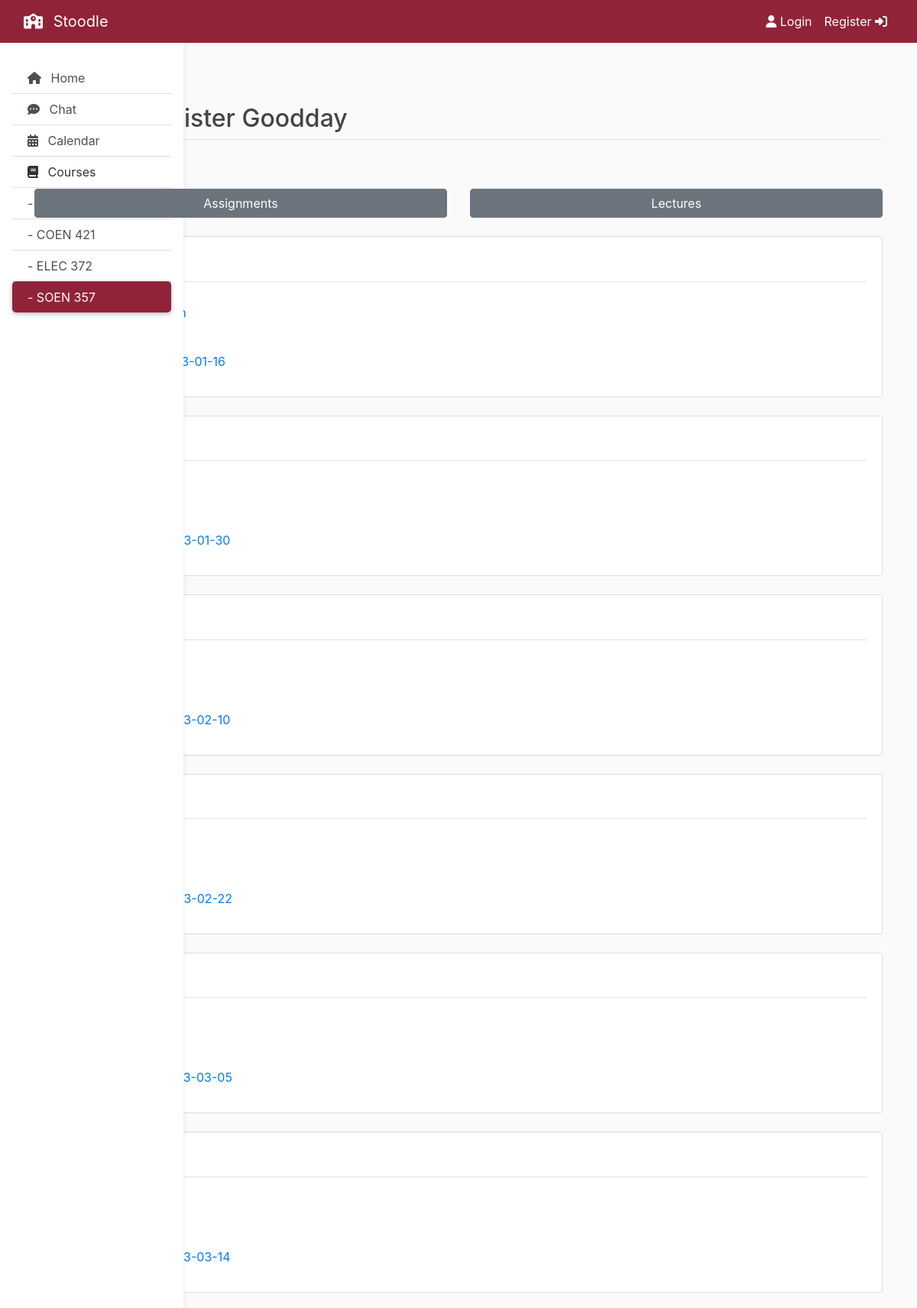
The app's page /course/SOEN 357 with its own data.
### flaskapp/models.py (models this page shows, shortened)
class Course(db.Model):
    id = db.Column(db.Integer, primary_key=True)
    name = db.Column(db.String(16), unique=True, nullable=False)
    teacher = db.Column(db.String(64), nullable=False)
    assignments = db.relationship('Assignment', backref='course', lazy=True)
    lectures = db.relationship('Lecture', backref='course', lazy=True)

class Assignment(db.Model):
    id = db.Column(db.Integer, primary_key=True)
    name = db.Column(db.String(32), nullable=False)
    week = db.Column(db.Integer, nullable=False)
    date_due = db.Column(db.DateTime, nullable=False, default=datetime.utcnow)
    upload_file = db.Column(db.String(32), nullable=False, default='def_ass.pdf')
    class_id = db.Column(db.Integer, db.ForeignKey('course.id'), nullable=False)

### flaskapp/routes.py (the view)
@app.route("/course/<string:coursename>", methods=['GET'])
def course(coursename):
    courseNames = getCourseNames(Course.query.all())
    course = Course.query.filter_by(name=coursename).first_or_404()
    filt = request.args.get('filt', '', type=str)
    return render_template('course.html', title=coursename, courseNames=courseNames, course=course, filt=filt)

### flaskapp/routes.py (called while the page is built)
def getCourseNames(courses):
    courseNames = []
    for course in courses:
        courseNames.append(course.name)
    return courseNames

### flaskapp/templates/course.html (shortened to what this page needs)
{% extends "base.html" %}
{% block content %}
	<h1 class="mb-2">{{ title }}</h1>
	<h2 class="article-metadata pb-2 mb-4">Instructor: {{ course.teacher }}</h2>
	<p class="content">Filter by:</p>
	<div class="row">
	{% if filt == 'ass' %}
		<div class="col container-fluid">
			<a
				class="btn btn-block btn-danger"
				href="{{ url_for('course', coursename=course.name) }}">
				Assignments
			</a>
		</div>
		<div class="col container-fluid">
			<a
				class="btn btn-block btn-secondary"
				href="{{ url_for('course', coursename=course.name, filt='lec') }}">
				Lectures
			</a>
		</div>
	{% else %}
		<div class="col container-fluid">
			<a
				class="btn btn-block btn-secondary"
				href="{{ url_for('course', coursename=course.name, filt='ass') }}">
				Assignments
			</a>
		</div>
		<div class="col container-fluid">
			<a
				class="btn btn-block btn-secondary"
				href="{{ url_for('course', coursename=course.name, filt='lec') }}">
				Lectures
			</a>
		</div>
	{% endif %}
	</div>
	{% if filt == 'ass' %}
		<article class="media content-section mt-4">
			<div class="media-body pb-2">
				<div class="article-metadata">
					<h2>Assignments</h2>
				</div>
				{% for ass in course.assignments %}
				<p class="article-content">
					<a href="{{ url_for('static', filename='assignments/' + ass.upload_file) }}">{{ ass.name }}, Due: {{ ass.date_due.strftime("%Y-%m-%d") }}</a>
				</p>
				{% endfor %}
			</div>
		</article>
	{% else %}
		{% for i in range(1, 7) %}
			<article class="media content-section mt-4">
				<div class="media-body pb-2">
					<div class="article-metadata">
						<h2>Week {{ i }}</h2>
					</div>
					<p class="article-content">
						<a href="{{ url_for('static', filename='lectures/' + course.lectures[i-1].upload_file) }}">{{ course.lectures[i-1].name }}</a>
					</p>
					<p class="article-content">
						<a href="{{ url_for('static', filename='assignments/' + course.assignments[i-1].upload_file) }}">{{ course.assignments[i-1].name }}, Due: {{ course.assignments[i-1].date_due.strftime("%Y-%m-%d") }}</a>
					</p>
				</div>
			</article>
		{% endfor %}
	{% endif %}
{% endblock content %}

### flaskapp/templates/base.html (shortened to what this page needs)
<!DOCTYPE html>
<html>
  <head>
    <link
      rel="stylesheet"
      href="https://maxcdn.bootstrapcdn.com/bootstrap/4.0.0/css/bootstrap.min.css"
    />
    <link
      rel="stylesheet"
      type="text/css"
      href="{{ url_for('static', filename='main.css') }}"
    />
  </head>
  <body>
    <header class="site-header">
      <nav class="navbar navbar-expand-md navbar-dark bg-steel fixed-top">
        <div class="container-fluid">
          <a class="navbar-brand mr-1" href="/">
            <i class="fas fa-school mr-2"></i>
            Stoodle</a
          >
          <div class="collapse navbar-collapse" id="navbarToggle">
            <div class="navbar-nav ml-auto">
              {% if current_user.is_authenticated %}
              <a class="nav-item nav-link mr-1" href="{{ url_for('account') }}">
                <i class="fa fa-user-secret mr-2" aria-hidden="true"></i>
                Account</a
              >
              <a class="nav-item nav-link" href="{{ url_for('logout') }}"
                >Logout
                <i class="fa fa-sign-out ml-2" aria-hidden="true"></i>
              </a>
              {% else %}
              <a class="nav-item nav-link" href="{{ url_for('login') }}">
                <i class="fa fa-user" aria-hidden="true"></i>
                Login</a
              >
              <a class="nav-item nav-link" href="{{ url_for('register') }}"
                >Register
                <i class="fa fa-sign-in" aria-hidden="true"></i>
              </a>
              {% endif %}
            </div>
          </div>
        </div>
      </nav>
    </header>
    <main role="main" class="container">
      <div class="row">
        <div class="position-sticky">
          <nav
            id="sidebarMenu"
            class="collapse d-lg-block sidebar collapse bg-white"
          >
            <div class="list-group list-group-flush mx-3 mt-4">
              <a
                href="{{ url_for('home') }}"
                class="list-group-item list-group-item-action py-2 ripple {% if not title %}active{% endif %}"
                aria-current="true"
              >
                <span>
                  <i class="fa fa-home mr-2" aria-hidden="true"></i> Home</span
                >
              </a>
              <a
                href="{{ url_for('chat') }}"
                class="list-group-item list-group-item-action py-2 ripple {% if title == 'Chat' %}active{% endif %}"
              >
                <span>
                  <i class="fa fa-commenting mr-2" aria-hidden="true"></i>
                  Chat</span
                >
              </a>
              <a
                href="{{ url_for('calendar') }}"
                class="list-group-item list-group-item-action py-2 ripple {% if title == 'Calendar' %}active{% endif %}"
              >
                <span>
                  <i class="fa fa-calendar mr-2" aria-hidden="true"></i>
                  Calendar</span
                >
              </a>
              <a class="list-group-item py-2">
                <span>
                  <i class="fa fa-book mr-2" aria-hidden="true"></i>
                  Courses</span
                >
				{% for course in courseNames %}
					<a href="{{ url_for('course', coursename=course) }}" class="list-group-item list-group-item-action py-2 ripple {% if title == course %}active{% endif %}">
						<span>- {{ course }}</span>
					</a>
				{% endfor %}
            </div>
          </nav>
        </div>
        <div class="container-fluid">
          {% block content %}{% endblock %}
        </div>
      </div>
    </main>
  </body>
</html>

### flaskapp/static/main.css (style rules this page uses)
body { background: #fafafa; color: #333333; margin-top: 5rem; }
h1, h2, h3, h4, h5, h6 { color: #444444; font: 'Gill Sans'; }
.bg-steel { background-color: #912338; }
.site-header .navbar-nav .nav-link { color: #FFFFFF; }
.content-section { background: #ffffff; padding: 10px 20px; border: 1px solid #dddddd; border-radius: 3px; margin-bottom: 20px; }
.article-content { white-space: pre-line; }
.article-metadata { padding-bottom: 1px; margin-bottom: 4px; border-bottom: 1px solid #e3e3e3 }
.sidebar { position: fixed; top: 0; bottom: 0; left: 0; padding: 58px 0 0; box-shadow: 0 2px 5px 0 rgb(0 0 0 / 5%), 0 2px 10px 0 rgb(0 0 0 / 5%); width: 240px; z-index: 600; }
.sidebar .active { border-radius: 5px; box-shadow: 0 2px 5px 0 rgb(0 0 0 / 16%), 0 2px 10px 0 rgb(0 0 0 / 12%); background-color: #912338; }

### records on screen
Course: name "COEN 421"
Course: name "ELEC 372"
Course: name "SOEN 357", teacher "Mister Goodday"
Assignment: date_due "2023-01-16"
Assignment: date_due "2023-01-30"
Assignment: date_due "2023-02-10"
Assignment: date_due "2023-02-22"
Assignment: date_due "2023-03-05"
Assignment: date_due "2023-03-14"
